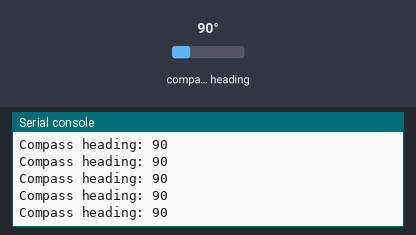
The program below on a simulated BBC micro:bit running MicroPython. Shown: the last lines printed to the serial console. Inputs (shaded band) come from the test bench; at power-on: compass heading 90°. The compass is already calibrated.

Above: at 1.2 s.
1.3 s: compass heading set to 7°
At 1.31 s:
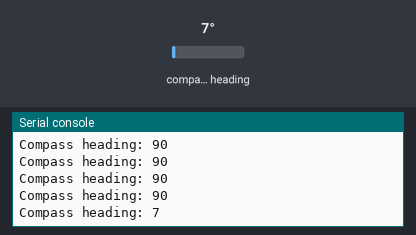
2.8 s: compass heading set to 180°
At 2.82 s:
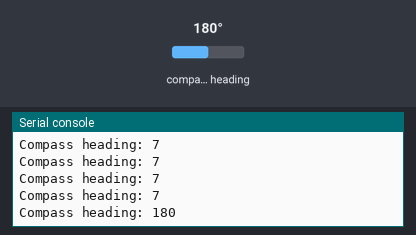
Timing chart, 0 to 5.8 s (numbered marks = the images above; inputs shaded):
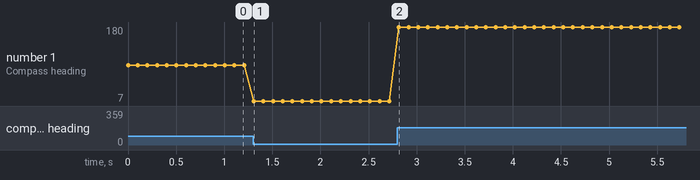

The program:

compas-heading-serial.py
```python
# Imports go at the top
from microbit import *

# Code in a 'while True:' loop repeats forever
while True:
    # Print the compass heading
    print('Compass heading:', compass.heading())
    sleep(100) # Wait for 100ms (0.1 seconds)
```

Measured:
- after the input at 1.3 s, the serial console: prints a new line at once (image 1)
- after the input at 2.8 s, the serial console: prints a new line at once (image 2)
- plotted number 1: 90 → 7 after the input at 1.3 s, 7 → 180 after the input at 2.8 s
